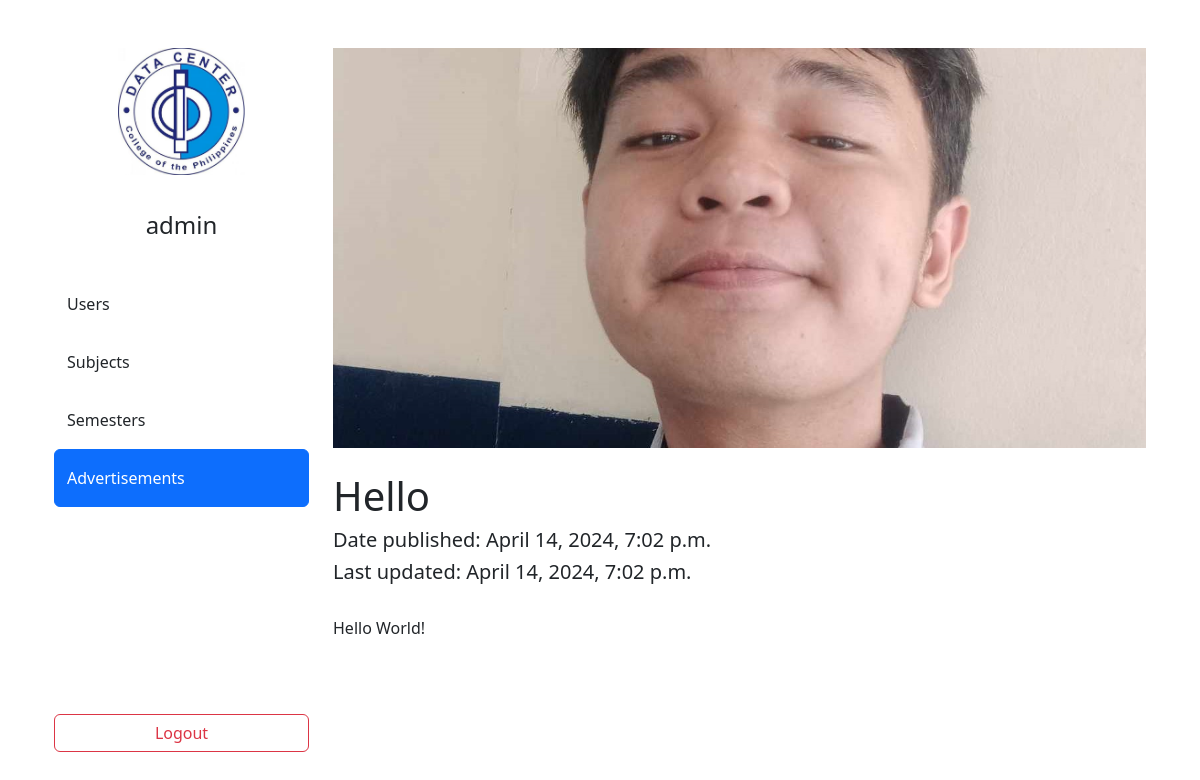
The app's page /staffs/advertisements/detail/2/ (signed in) with its own data.
### staffs/models.py (models this page shows, shortened)
class CustomUser(AbstractUser):
    UTYPE_STU = "STU"
    UTYPE_TEA = "TEA"
    UTYPE_CAS = "CAS"
    UTYPE_STA = "STA"
    UTYPES = (
        (UTYPE_STU, "Student"),
        (UTYPE_TEA, "Teacher"),
        (UTYPE_CAS, "Cashier"),
        (UTYPE_STA, "Staff")
    )
    subjects = models.ManyToManyField(to=Subject, related_name="subjects")
    utype = models.CharField(
        max_length=20,
        choices=UTYPES,
        null=False,
        blank=False
    )

class Advertisement(models.Model):
    banner = models.ImageField(upload_to="advertisement_banners/", blank=True, null=True)
    title = models.CharField(max_length=512, null=False, blank=False)
    content = models.TextField(null=False, blank=False)
    author = models.ForeignKey(to=CustomUser, related_name="author", on_delete=models.CASCADE)
    date_pub = models.DateTimeField(auto_now_add=True)
    date_mod = models.DateTimeField(auto_now=True)

### staffs/views/advertisements.py (the view)
# urls.py: path('advertisements/detail/<int:pk>/', AdvertisementDetailView.as_view(), name='advertisements_detail'),
class AdvertisementDetailView(LoginRequiredMixin, StaffRequiredMixin, DetailView):
    model = Advertisement
    fields = '__all__'
    template_name = 'staffs/advertisements/advertisement_detail.html'
    context_object_name = 'advertisement'

### staffs/mixins.py (called while the page is built)
    def test_func(self):
        return self.request.user.utype == "STA"

### templates/staffs/advertisements/advertisement_detail.html (shortened to what this page needs)
{% extends 'dashboard.html' %}
{% block links %}
    <a href="{% url 'users_list' %}" class="btn text-start py-3">Users</a>
    <a href="{% url 'subjects_list' %}" class="btn text-start py-3">Subjects</a>
    <a href="{% url 'semesters_list' %}" class="btn text-start py-3">Semesters</a>
    <a href="{% url 'advertisements_list' %}" class="btn btn-primary text-start py-3">Advertisements</a>
{% endblock %}
{% block data %}
    {% if advertisement.banner %}
        <img style="height: 400px"
             src="{{ advertisement.banner.url }}"
             class="card-img-top mh-25 mb-4 object-fit-cover"
             alt="{{ advertisement.title }}">
    {% endif %}
    <h3 class="fs-1">{{ advertisement.title }}</h3>
    <h5>Date published: {{ advertisement.date_pub }}</h5>
    <h5>Last updated: {{ advertisement.date_mod }}</h5>
    <br>
    <p>{{ advertisement.content }}</p>
{% endblock %}

### templates/dashboard.html (shortened to what this page needs)
{% extends 'base.html' %}
{% load static %}
{% block content %}
    <div class="container">
        <div class="container">
            <div class="row vh-100">
                <div class="col col-3 d-flex flex-column py-5">
                    <img class="img-fluid w-50 mx-auto d-block" src="{% static 'logo.jpg' %}" alt="dccph-logo">
                    <p class="fs-4 my-3 py-3 text-center">
                        {% if user.get_full_name %}
                            {{ user.get_full_name }}
                        {% else %}
                            {{ user.username }}
                        {% endif %}
                    </p>
                    {% block links %}
                    {% endblock links %}
                    <a href="{% url 'logout' %}" class="btn btn-outline-danger mt-auto">Logout</a>
                </div>
                <div class="col py-5 vh-100 overflow-y-scroll">
                    {% block data %}
                    {% endblock data %}
                </div>
            </div>
        </div>
    </div>
{% endblock content %}

### records on screen
CustomUser: username "admin"
Advertisement: banner (picture), title "Hello", date_pub "April 14, 2024, 7:02 p.m.", date_mod "April 14, 2024, 7:02 p.m.", content "Hello World!"
